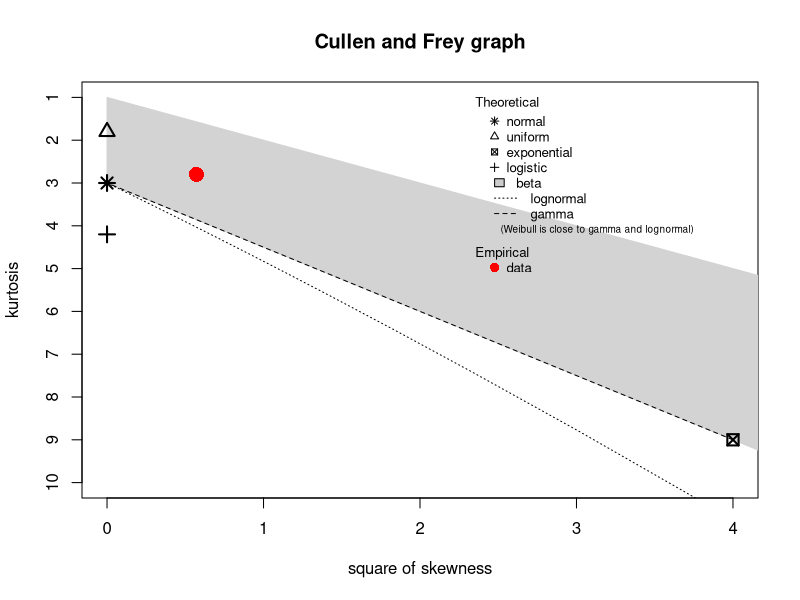
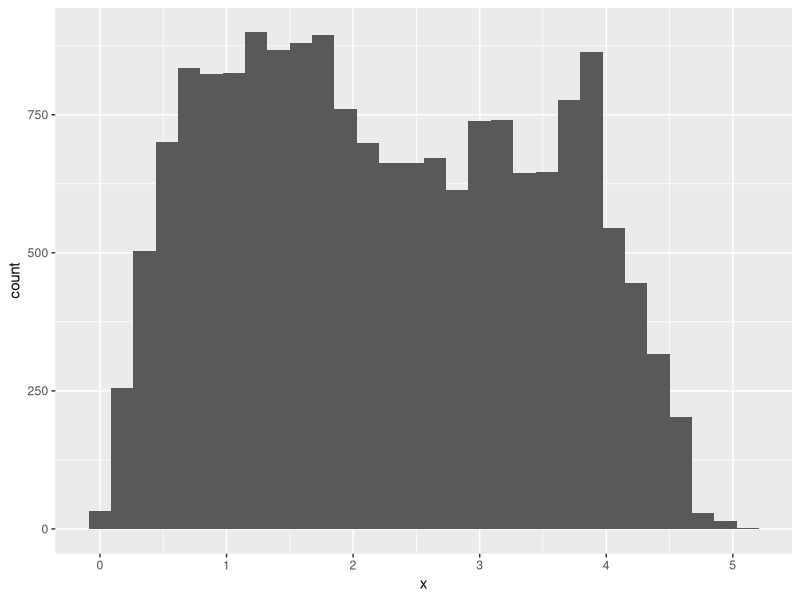
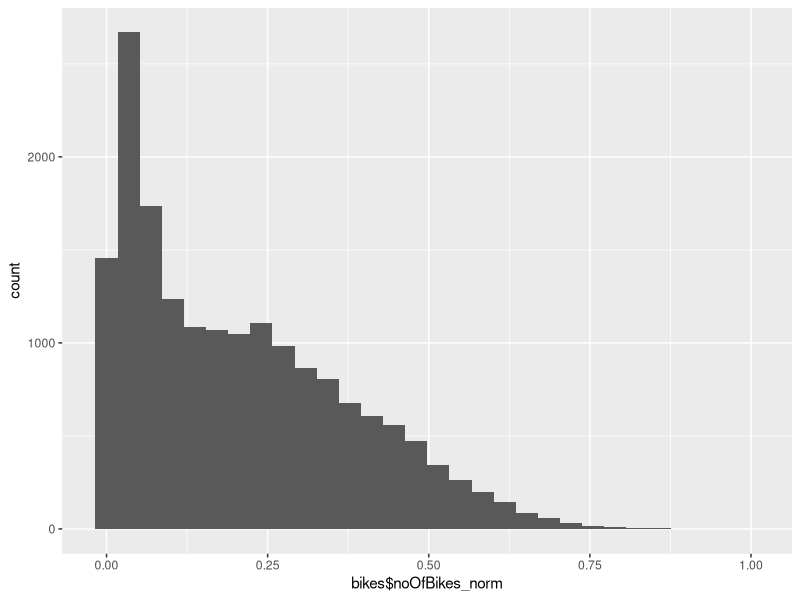
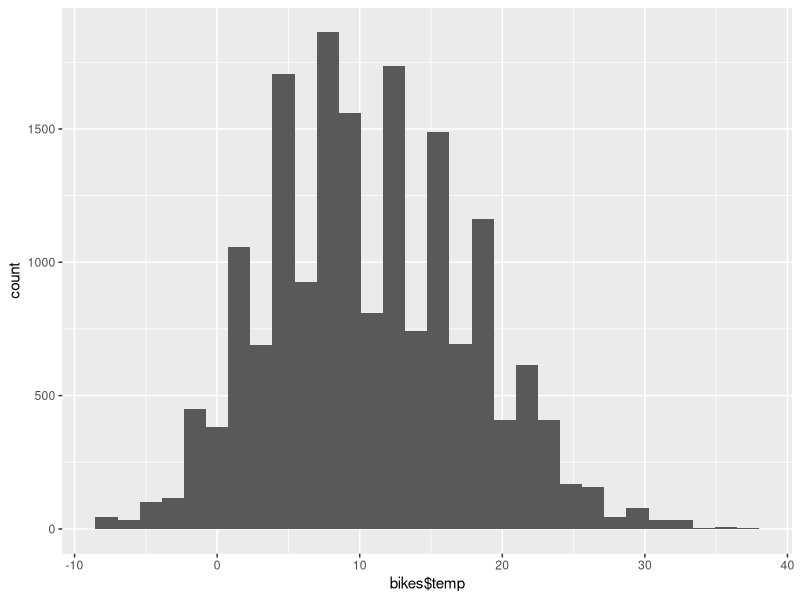
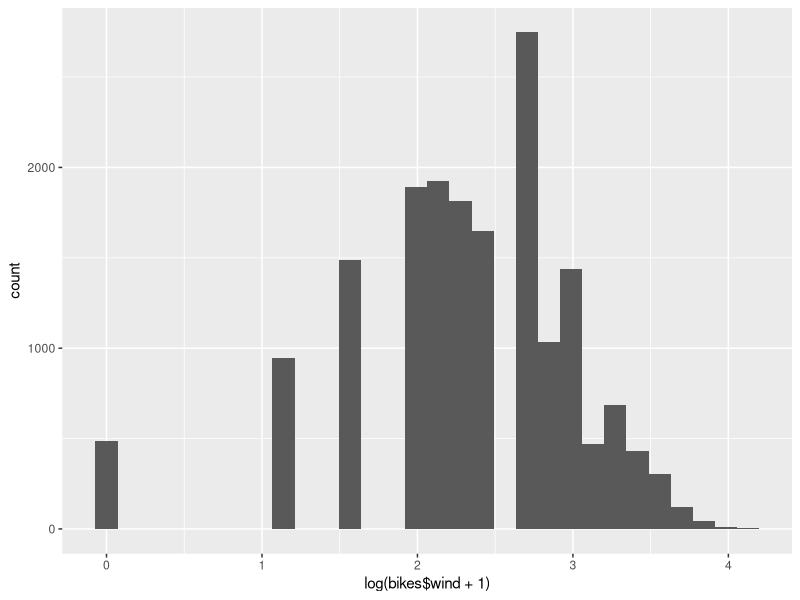

R code for these plots, in order:
## Simple linear regression

library(dplyr)
library(ggplot2)
library(fitdistrplus)
library(MASS)

# load data
bikes <- read.csv("bikesNeutor1516.csv")

## check values for their distribution
# number of bicycles
descdist(bikes$noOfBikes, discrete = FALSE)
# scale data
bikes$noOfBikes_norm <- bikes$noOfBikes / (max(bikes$noOfBikes) + 10) + 0.001
x <- dbeta(bikes$noOfBikes_norm, 0.927726829, 3.610553699)
ggplot(data = bikes, aes(x)) + 
  geom_histogram()
fit.beta <- fitdistr(bikes$noOfBikes_norm, "beta", 
                    list(shape1 = 2, shape2 = 5))
ggplot(data = bikes, aes(bikes$noOfBikes_norm)) + 
  geom_histogram()
# TODO: clean transformation to normal distribution

# temperature: approx. normally distributed
ggplot(data = bikes, aes(bikes$temp)) + 
  geom_histogram()
# wind: lognormal
ggplot(data = bikes, aes(log(bikes$wind + 1))) + 
  geom_histogram()
bikes$wind_log <- log(bikes$wind + 1)

# fit regression model
fit <- lm(noOfBikes ~ temp + wind_log, 
          data = bikes)

# evaluate
summary(fit)
